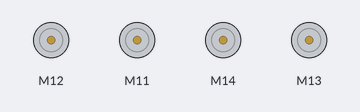
Recording of a sketch running on a simulated Arduino Uno, built with avr-gcc and run on an emulated ATmega328P. Shown: 4 × DC motor (green arrow = forward, orange = backward, longer = faster). What the sketch prints to the serial monitor is not drawn.

Above: at 2.6 s.
Timing chart, 0 to 13.6 s (numbered marks = the images above):
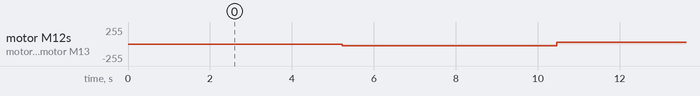

Measured:
- by itself, motor M12, motor M11, motor M14, motor M13: alternates forward 28/255 for 5.2 s and backward 28/255 for 5.2 s

The sketch:

MegaPi_Motor_Test.ino
```cpp
// Created by Fletcher Easton
// Designed for the MegaPi
// Drives four DC motors with encoders (using the MegaPi slots)
// Drives two servos (using the analog pins)

#define DEBUG

#ifdef DEBUG
  #define DEBUG_PRINT(x) Serial.println(x);
#else
  #define DEBUG_PRINT(x)
#endif

#include <Arduino.h>
#include <MeMegaPi.h>
#include <Wire.h>

int c = 0;

MeEncoderOnBoard FrontRightMotor(SLOT2);
MeEncoderOnBoard BackRightMotor(SLOT1);
MeEncoderOnBoard BackLeftMotor(SLOT4);
MeEncoderOnBoard FrontLeftMotor(SLOT3);

void isr_process_encoder1()
{
    if(digitalRead(FrontRightMotor.getPortB()) == 0)
    {
        FrontRightMotor.pulsePosMinus();
    }
    else
    {
        FrontRightMotor.pulsePosPlus();
    }
}

void isr_process_encoder2()
{
    if(digitalRead(BackRightMotor.getPortB()) == 0)
    {
        BackRightMotor.pulsePosMinus();
    }
    else
    {
        BackRightMotor.pulsePosPlus();
    }
}

void isr_process_encoder3()
{
    if(digitalRead(BackLeftMotor.getPortB()) == 0)
    {
        BackLeftMotor.pulsePosMinus();
    }
    else
    {
        BackLeftMotor.pulsePosPlus();
    }
}

void isr_process_encoder4()
{
    if(digitalRead(FrontLeftMotor.getPortB()) == 0)
    {
        FrontLeftMotor.pulsePosMinus();
    }
    else
    {
        FrontLeftMotor.pulsePosPlus();
    }
}

void setupMotors()
{
    attachInterrupt(FrontRightMotor.getIntNum(), isr_process_encoder1, RISING);
    attachInterrupt(BackRightMotor.getIntNum(), isr_process_encoder2, RISING);
    attachInterrupt(BackLeftMotor.getIntNum(), isr_process_encoder3, RISING);
    attachInterrupt(FrontLeftMotor.getIntNum(), isr_process_encoder4, RISING);

    //Set PWM 8KHz
    // No idea what this does, but it was in the example code so...?
    TCCR1A = _BV(WGM10);
    TCCR1B = _BV(CS11) | _BV(WGM12);

    TCCR2A = _BV(WGM21) | _BV(WGM20);
    TCCR2B = _BV(CS21);

    FrontRightMotor.setPulse(11);
    BackRightMotor.setPulse(11);
    BackLeftMotor.setPulse(11);
    FrontLeftMotor.setPulse(11);

    FrontRightMotor.setRatio(34.02);
    BackRightMotor.setRatio(34.02);
    BackLeftMotor.setRatio(34.02);
    FrontLeftMotor.setRatio(34.02);

    FrontRightMotor.setPosPid(1.8, 0, 1.2);
    BackRightMotor.setPosPid(1.8, 0, 1.2);
    BackLeftMotor.setPosPid(1.8, 0, 1.2);
    FrontLeftMotor.setPosPid(1.8, 0, 1.2);

    FrontRightMotor.setSpeedPid(0.18, 0.01, 0);
    BackRightMotor.setSpeedPid(0.18, 0.01, 0);
    BackLeftMotor.setSpeedPid(0.18, 0.01, 0);
    FrontLeftMotor.setSpeedPid(0.18, 0.01, 0);
}

void setup()
{
    Serial.begin(57600);

    Wire.begin();

    setupMotors();

    Serial.println("Finished setup.");
}

void loop()
{
    c++;

    if(c % 100 == 0)
    {
        printMotorData();
    }

    if(c % 1000 == 0)
    {
        FrontRightMotor.runSpeed(20);
        BackRightMotor.runSpeed(20);
        BackLeftMotor.runSpeed(20);
        FrontLeftMotor.runSpeed(20);
        Serial.println("Running all motors at speed 20");
    }
    else if(c % 500 == 0)
    {
        FrontRightMotor.runSpeed(-20);
        BackRightMotor.runSpeed(-20);
        BackLeftMotor.runSpeed(-20);
        FrontLeftMotor.runSpeed(-20);
        Serial.println("Running all motors at speed -20");
    }

    FrontRightMotor.loop();
    BackRightMotor.loop();
    BackLeftMotor.loop();
    FrontLeftMotor.loop();

    delay(10);
}

void printMotorData()
{
    Serial.println(String(FrontRightMotor.getCurrentSpeed()) + "," + String(BackRightMotor.getCurrentSpeed()) + "," + String(BackLeftMotor.getCurrentSpeed()) + "," + String(FrontLeftMotor.getCurrentSpeed()));
    Serial.println(String(FrontRightMotor.getCurPos()) + "," + String(BackRightMotor.getCurPos()) + "," + String(BackLeftMotor.getCurPos()) + "," + String(FrontLeftMotor.getCurPos()));
}
```
